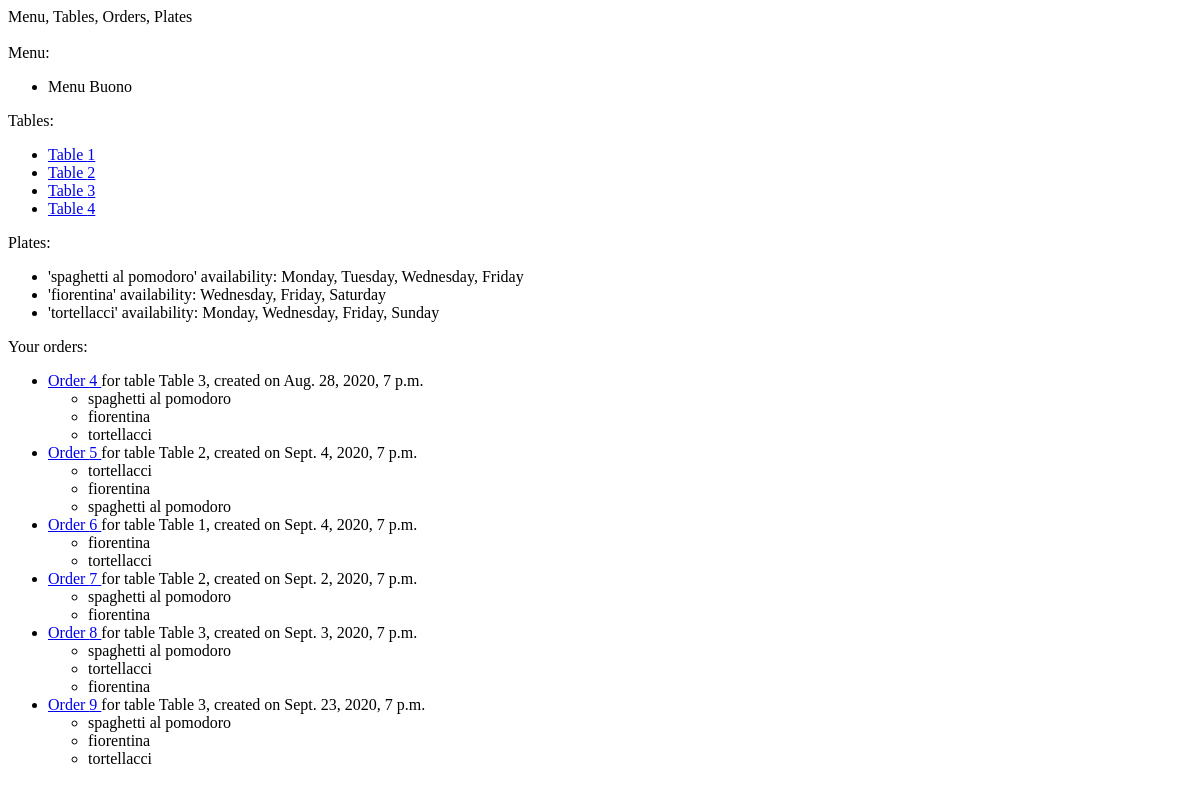
/restaurantAdmin/ (signed in), run on an earlier commit of the app's database.
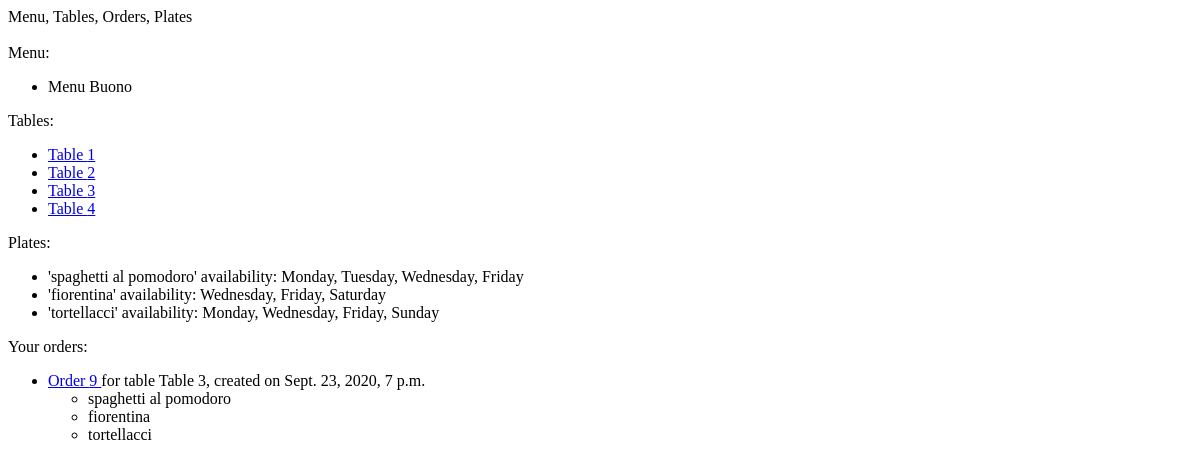
And on a later commit of the database.
### table_mgmt/models.py (models this page shows, shortened)
class Menu(models.Model):
    code = models.AutoField(primary_key=True)
    description = models.CharField(max_length=100)

class Table(models.Model):
    number = models.IntegerField(primary_key=True, validators=[MinValueValidator(0)])
    def __str__(self):
        return 'Table {}'.format(self.number)

class Plate(models.Model):
    code = models.AutoField(primary_key=True)
    name = models.CharField(max_length=50)
    monday = models.BooleanField(default=False)
    tuesday = models.BooleanField(default=False)
    wednesday = models.BooleanField(default=False)
    thursday = models.BooleanField(default=False)
    friday = models.BooleanField(default=False)
    saturday = models.BooleanField(default=False)
    sunday = models.BooleanField(default=False)
    description = models.CharField(max_length=100)
    price = models.FloatField()
    available = models.BooleanField(default=True)
    menu = models.ForeignKey(Menu, on_delete=models.CASCADE)
    @property
    def days(self):
        days_availability = []
        if self.monday:
            days_availability.append('Monday')
        if self.tuesday:
            days_availability.append('Tuesday')
        if self.wednesday:
            days_availability.append('Wednesday')
        if self.thursday:
            days_availability.append('Thursday')
        if self.friday:
            days_availability.append('Friday')
        if self.saturday:
            days_availability.append('Saturday')
        if self.sunday:
            days_availability.append('Sunday')
        return days_availability

class Order(models.Model):
    table = models.ForeignKey(Table, on_delete=models.CASCADE)
    date = models.DateTimeField()
    client = models.ForeignKey(User, on_delete=models.CASCADE, related_name='client')
    waiter = models.ForeignKey(User, on_delete=models.CASCADE, related_name='waiter')
    seats = models.IntegerField()
    plates = models.ManyToManyField(Plate, through='PlateDetails')
    password = models.CharField(max_length=100)
    class Meta:
        unique_together = (("table", "date"))
    def __str__(self):
        return 'Order {}'.format(self.id)

### table_mgmt/viewsClass/ManagerClass.py (called while the page is built)
def check_group(user):
    if user.groups.filter(name='admin').exists() or user.groups.filter(name='waiters').exists():
        return True
    else:
        return False

    def call_check(self, request):
        self.user = User.objects.filter(username=request.user.username).first()
        if not self.user:
            self.user = AnonymousUser()
        try:
            callback = getattr(self, "do_%s" % request.method)
        except AttributeError:
            allowed_methods = [m.lstrip("do_") for m in dir(self) if m.startswith("do_")]
            return HttpResponseNotAllowed(allowed_methods)
        return callback()

### table_mgmt/viewsClass/ResClass.py (called while the page is built)
    def __call__(self, request):
        self.request = request
        return self.call_check(self.request)

### table_mgmt/templates/table_mgmt/restaurant.html (shortened to what this page needs)
{% extends "base.html" %}
{% block content %}
{{ content }}
<br />
<br />
Menu:
<br />
<ul>
{% if menu.can_view %}
        {% for m in menu.data %}
            <li>{{ m.description }}</li>
        {% endfor %}
    {% endif %}
</ul>
Tables:
<br />
<ul>
    {% if tables.can_view %}
        {% for table in tables.data %}
        <li><a href={% url 'table_mgmt:createOrder' table=table.number %} title="Click to create a new order for this table" >Table {{ table.number }}</a></li>
        {% endfor %}
    {% endif %}
</ul>
Plates:
<br />
<ul>
    {% if plates.can_view %}
        {% for plate in plates.data %}
            <li>'{{ plate.name }}' availability: {{ plate.days|join:", " }}</li>
        {% endfor %}
    {% endif %}
</ul>
Your orders:
<ul>
    {% if orders.can_view %}
        {% for order in orders.data %}
    <li><a href={% url 'table_mgmt:updateOrder' order_id=order.id %} title="Click to modify the order">Order {{ order.id }} </a> for table {{ order.table }}, created on {{ order.date }}<br />
        <ul>
            {% for plate in order.plates.all %}
                <li>{{plate.name}}</li>
            {% endfor %}
        </ul>
    </li>
        {% endfor %}
    {% endif %}
</ul>
{% endblock %}

### table_mgmt/templates/base.html (shortened to what this page needs)
<!DOCTYPE html>
<html lang="en">
<head>
</head>
<body>
{% block content %}{% endblock %}
</body>
</html>

What changed in the data, as far as the page shows it:
removed Order: id "4", table "Table 3", date "Aug. 28, 2020, 7 p.m.", Plate (name "spaghetti al pomodoro"), Plate (name "fiorentina"), Plate (name "tortellacci")
removed Order: id "5", table "Table 2", date "Sept. 4, 2020, 7 p.m.", Plate (name "tortellacci"), Plate (name "fiorentina"), Plate (name "spaghetti al pomodoro")
removed Order: id "6", table "Table 1", date "Sept. 4, 2020, 7 p.m.", Plate (name "fiorentina"), Plate (name "tortellacci")
removed Order: id "7", table "Table 2", date "Sept. 2, 2020, 7 p.m.", Plate (name "spaghetti al pomodoro"), Plate (name "fiorentina")
removed Order: id "8", table "Table 3", date "Sept. 3, 2020, 7 p.m.", Plate (name "spaghetti al pomodoro"), Plate (name "tortellacci"), Plate (name "fiorentina")
